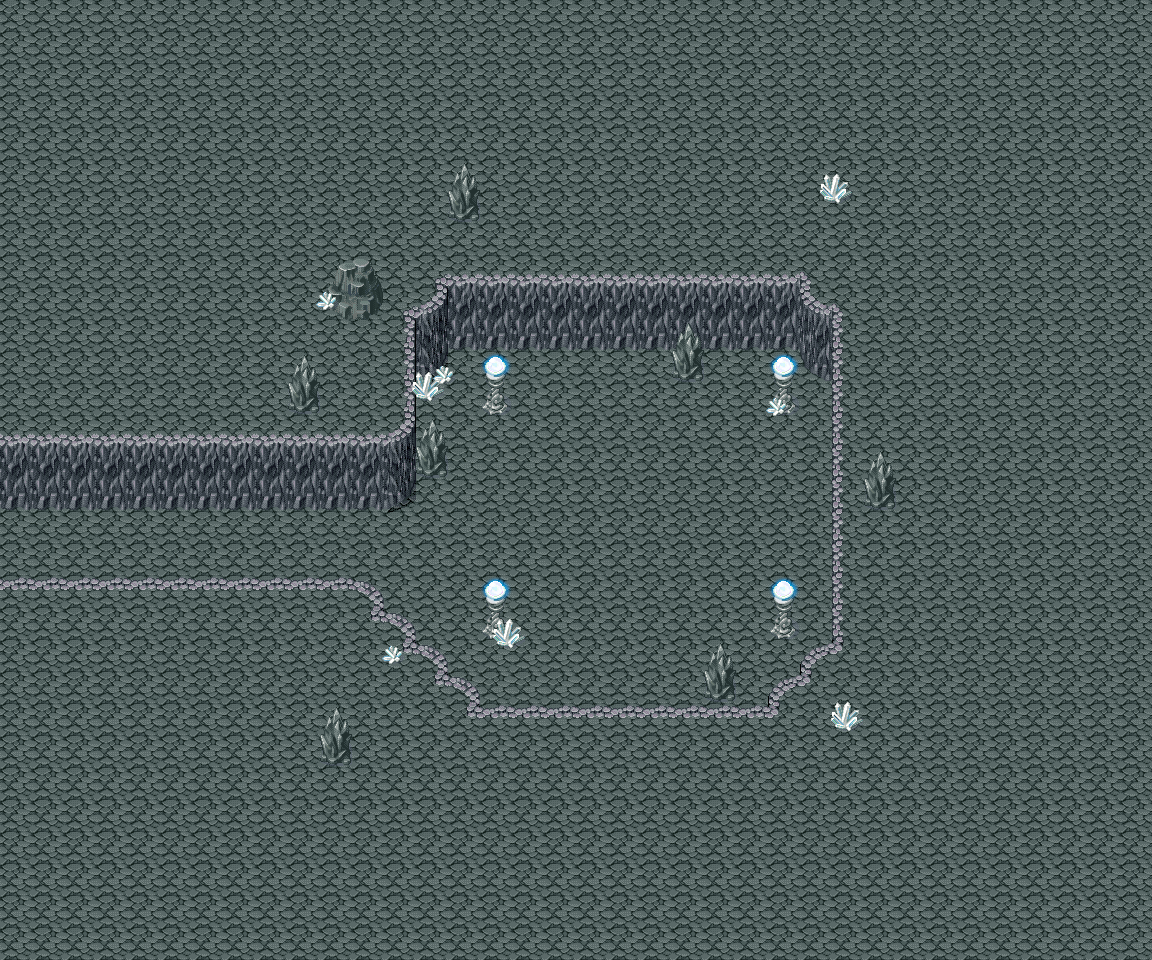

Tiled map render using the project's own tile images. Description and the map definition, with tile-layer contents summarised, below:
An orthogonal 36x30 tile map with 32x32 px tiles, 3 tile layers (Background, ObjColisionables, Puerta).

<map version="1.2" tiledversion="1.2.3" orientation="orthogonal" renderorder="right-down" width="36" height="30" tilewidth="32" tileheight="32" infinite="0" nextlayerid="4" nextobjectid="1">
 <tileset firstgid="1" source="Cueva_Inicio_Extension.tsx" />
 <layer id="1" name="Background" width="36" height="30">
  <data>[1080 cells, 1080 non-empty, 1080 distinct tile ids]</data>
 </layer>
 <layer id="2" name="ObjColisionables" width="36" height="30">
  <data>[1080 cells, 950 non-empty, 950 distinct tile ids]</data>
 </layer>
 <layer id="3" name="Puerta" width="36" height="30">
  <data>[1080 cells, 2 non-empty, 2 distinct tile ids]</data>
 </layer>
</map>
